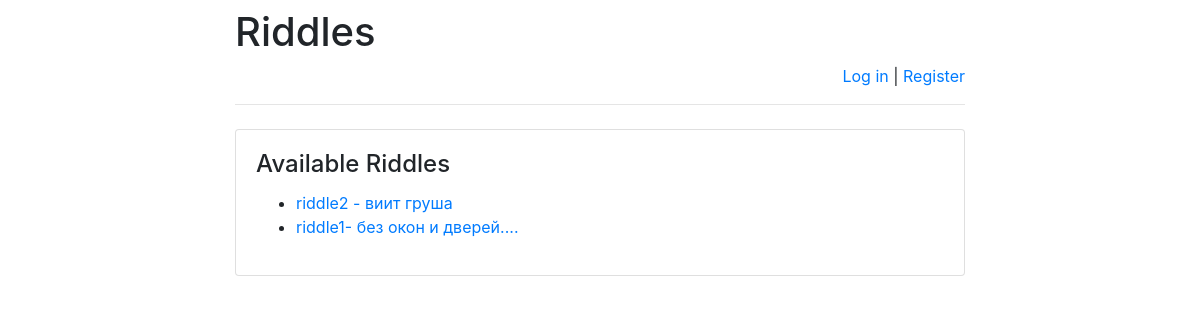
/riddles/, run on the app's committed database.
### riddles/models.py (models this page shows)
class Riddle(models.Model):
    riddle_text = models.CharField(max_length=255)
    pub_date = models.DateTimeField('date published')

### riddles/views.py (the view)
def index(request):
    message = None
    if "message" in request.GET:
        message = request.GET["message"]
    return render(
        request,
        "index.html",
        {
            "latest_riddles":
                Riddle.objects.order_by('-pub_date')[:5],
            "message": message
        }
    )

### riddles/templates/index.html (shortened to what this page needs)
{% extends 'base.html' %}
{% block main %}
    <h4 class="card-title">Available Riddles</h4>
    {% if latest_riddles %}
        <ul>
            {% for riddle in latest_riddles %}
                <li>
                    <a href="/riddles/{{ riddle.id }}/">
                        {{ riddle.riddle_text }}
                    </a>
                </li>
            {% endfor %}
        </ul>
    {% else %}
        <p>No riddles are available right now.</p>
    {% endif %}
{% endblock %}

### data on the page
Riddle: riddle_text "riddle2 - виит груша"
Riddle: riddle_text "riddle1- без окон и дверей...."
